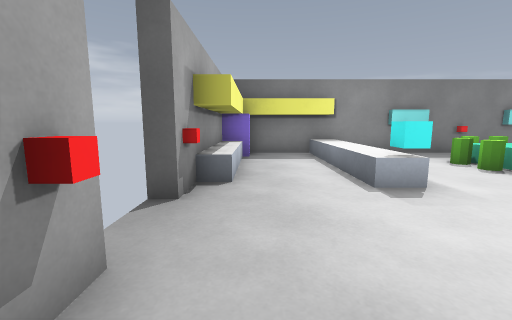
view 1 (above)

14 first-person views from a walk through a Godot game level. The camera is 1.2 m above the floor, tilts 8° down and sees 90° across. The floor is counted in squares, 1 m on a side. Each view is taken from the middle of a square. On the plan, view 1 faces up. The plan holds only what a view shows up to about 12 squares ahead; the rest is blank. Door leaves are left out where a doorway can be walked through. Surface patterns are stand-ins for the level's own textures.

view 2
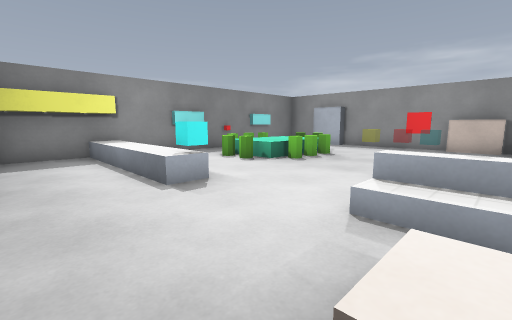

view 3
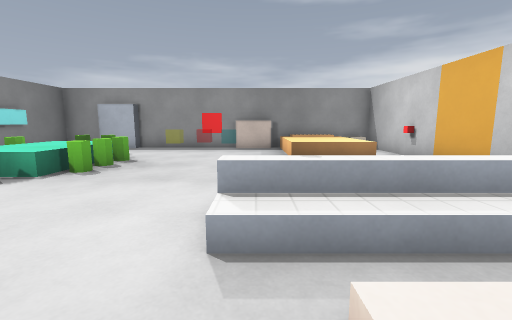

view 4
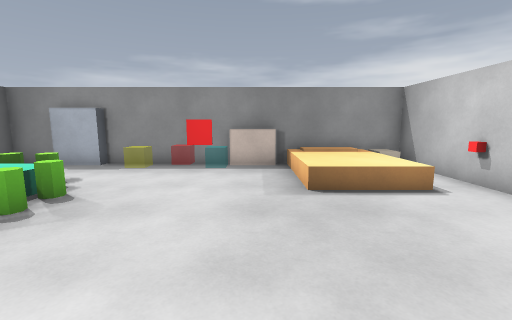

view 5
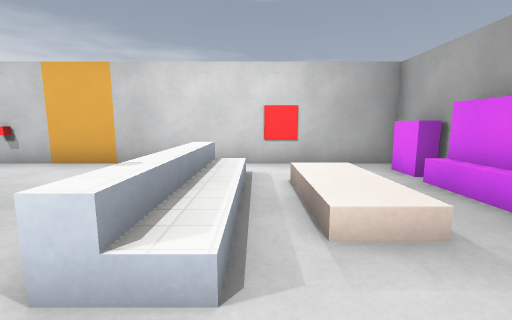

view 6
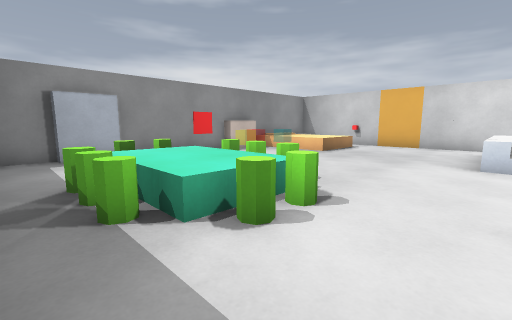

view 7
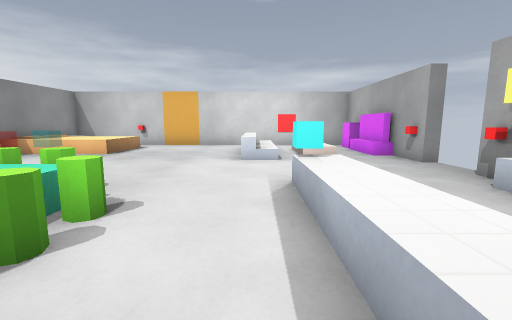

view 8
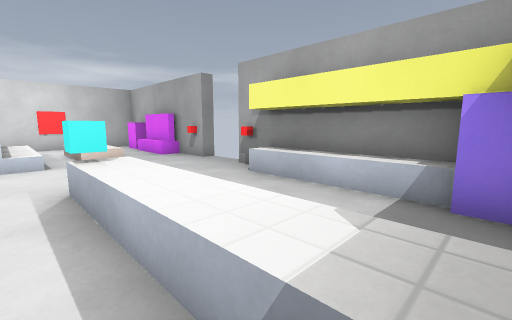

view 9
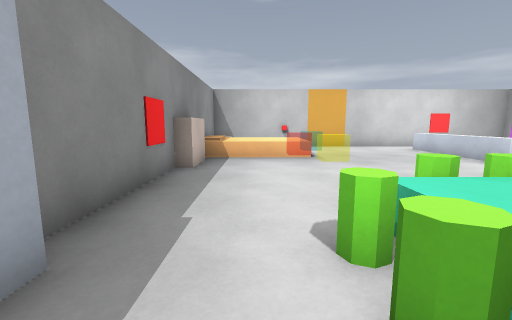

view 10
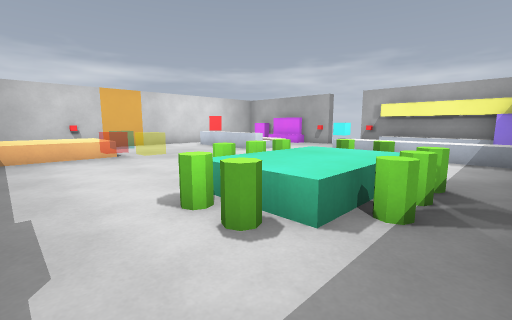

view 11
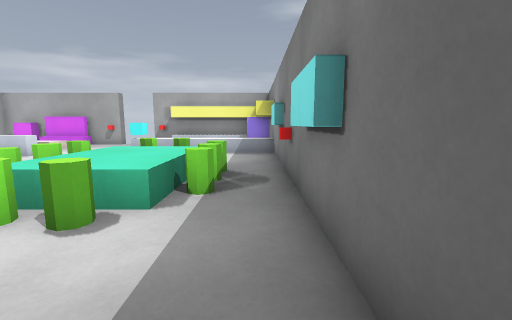

view 12
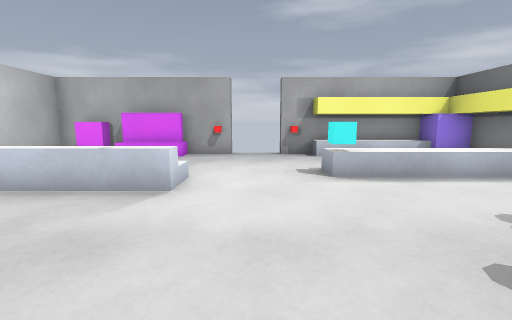

view 13
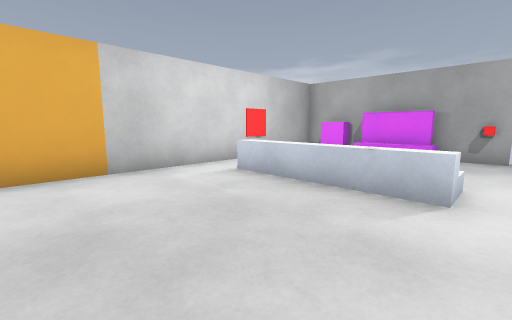

view 14
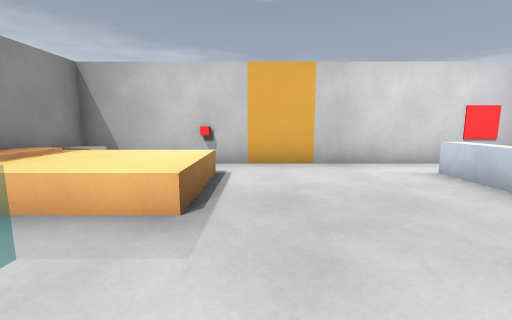

### Floor plan
Key: @ floor where view 1 was taken; # wall or solid block; . main floor; : floor 0.5 m higher than the main floor; / step, stairs or slope; D open door; ^ raised ledge; B block; C cylinder; O other object.
Columns run from 2 left of view 1 to 15 right of it. Each row starts with its distance up from view 1.
 11  #################
 10  #B###...........#
  9  #...^....CCC....#
  8  #...^..COOOOC..##
  7  #...^..COOOOC..##
  6  #...^...CCCC....#
  5 ##...B...CCC.....#
  4 #O...............#
  3 DD...........^..O
  2 DD..............O
  1 ##..../.........O
  0  #@/:./.........#
 -1  O. :./.....OOOOO
 -2  #. :./.....OOOOO
 -3  B. ../.....OOOOO
 -4  #. ............B
 -5  ################

Where each view was taken, in squares from view 1:
view 1: 0 up, 0 right, facing up
view 2: 0 up, 0 right, facing up-right
view 3: 1 up, 1 right, facing right
view 4: 1 up, 4 right, facing right
view 5: 3 up, 3 right, facing down
view 6: 10 up, 4 right, facing down-right
view 7: 10 up, 4 right, facing down
view 8: 10 up, 4 right, facing down-left
view 9: 9 up, 12 right, facing down
view 10: 10 up, 13 right, facing down-left
view 11: 10 up, 14 right, facing left
view 12: 3 up, 9 right, facing left
view 13: 2 up, 9 right, facing down-left
view 14: 3 up, 9 right, facing down
